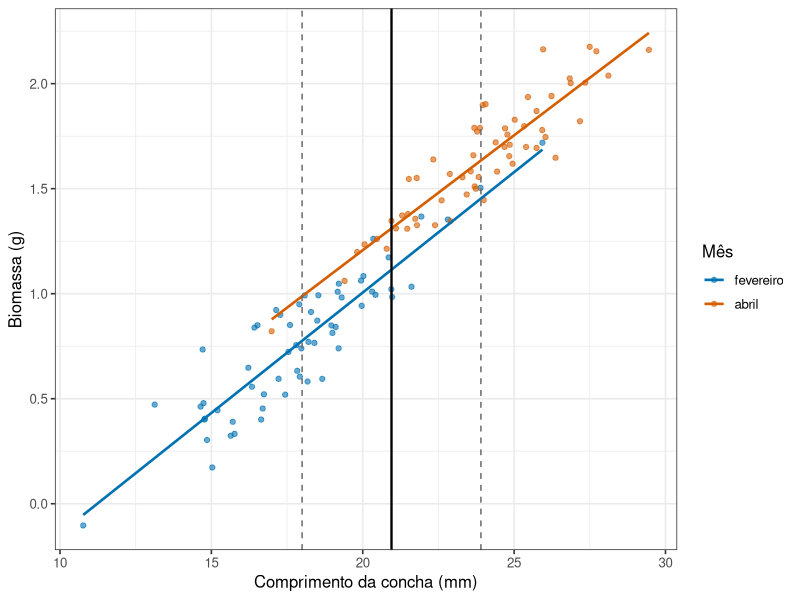
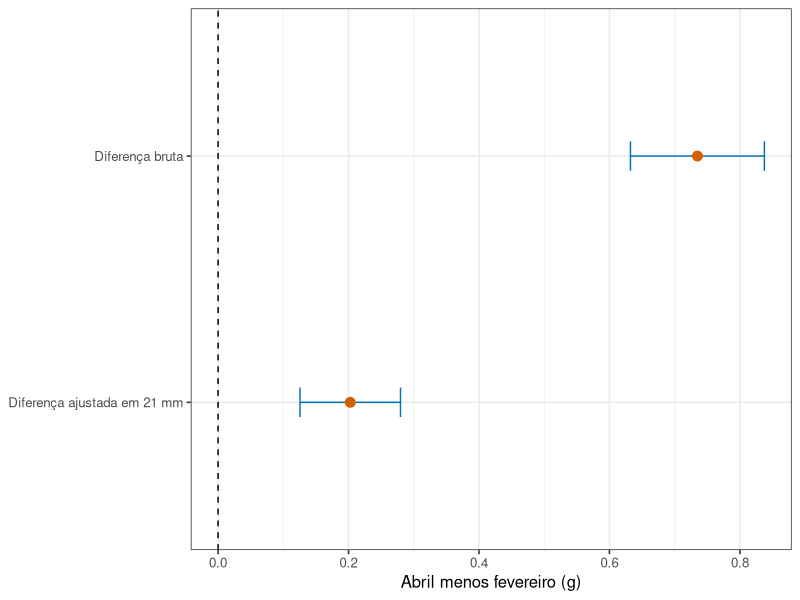
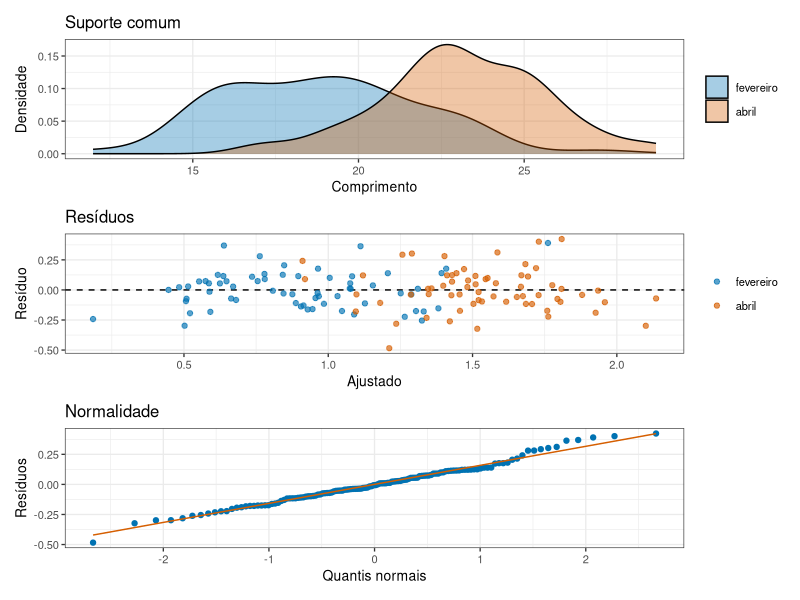

Reproduce these figures in R, in order.
## ---- chunk 1
#| include: false
library(tidyverse)
theme_set(theme_bw(base_size = 12))
## ---- chunk 2
#| echo: false
#| label: fig-ajuste
#| fig-cap: "Biomassa em função do comprimento em dois meses. As linhas verticais tracejadas marcam o comprimento médio de cada mês; a linha cheia marca um comprimento comum aos dois."
#| fig-alt: "Gráfico de dispersão com dois grupos de pontos e duas retas paralelas ascendentes. Os pontos de fevereiro se concentram à esquerda, em comprimentos menores, e os de abril à direita."
#| fig-height: 3.8
moluscos <- bind_rows(
  tibble(mes = "fevereiro", comprimento = rnorm(60, 18, 2.5)),
  tibble(mes = "abril", comprimento = rnorm(60, 24, 2.5))
) |>
  mutate(
    biomassa = -1.2 + 0.11 * comprimento + if_else(mes == "abril", 0.20, 0) + rnorm(120, 0, 0.12),
    mes = fct_relevel(mes, "fevereiro")
  )

medias_mes <- moluscos |>
  group_by(mes) |>
  summarise(comprimento_medio = mean(comprimento))

comprimento_comum <- mean(medias_mes$comprimento_medio)

ggplot(moluscos, aes(x = comprimento, y = biomassa, colour = mes)) +
  geom_point(alpha = 0.6) +
  geom_smooth(method = "lm", se = FALSE, linewidth = 0.9) +
  geom_vline(xintercept = medias_mes$comprimento_medio, linetype = "dashed", colour = "grey40") +
  geom_vline(xintercept = comprimento_comum, linewidth = 0.8) +
  scale_colour_manual(values = c(fevereiro = "#0072B2", abril = "#D55E00")) +
  labs(x = "Comprimento da concha (mm)", y = "Biomassa (g)", colour = "Mês")
## ---- chunk 3
#| code-fold: true
#| code-summary: "Ver o ajuste e as médias ajustadas no R"
limites <- moluscos |>
  summarise(minimo = min(comprimento), maximo = max(comprimento), .by = mes)

valor_comum <- mean(c(max(limites$minimo), min(limites$maximo)))

moluscos_modelo <- moluscos |>
  mutate(comprimento_c = comprimento - valor_comum)

modelo_aditivo <- lm(biomassa ~ comprimento_c + mes, data = moluscos_modelo)
modelo_com_interacao <- lm(biomassa ~ comprimento_c * mes, data = moluscos_modelo)

anova(modelo_aditivo, modelo_com_interacao)

medias_ajustadas <- tibble(
  comprimento_c = 0,
  mes = factor(c("fevereiro", "abril"), levels = levels(moluscos_modelo$mes))
)

bind_cols(
  medias_ajustadas["mes"],
  as_tibble(predict(modelo_aditivo, medias_ajustadas, interval = "confidence"))
)
## ---- chunk 4
#| echo: false
formata <- function(x, d = 2) formatC(x, format = "f", digits = d, decimal.mark = ",")
valor_comum_txt <- formata(valor_comum, 1)
efeito_ajustado <- formata(coef(modelo_aditivo)[["mesabril"]], 3)
## ---- chunk 5
#| echo: false
#| label: fig-bruta-ajustada
#| fig-cap: "Diferenças bruta e ajustada entre meses. O ajuste compara os grupos em 21 mm, dentro da faixa comum."
#| fig-alt: "Duas estimativas com intervalos. A diferença bruta é maior porque os meses têm comprimentos distintos; a ajustada é menor após comparar no mesmo comprimento."
#| fig-height: 4
amostra_meses <- bind_rows(
  tibble(mes = "fevereiro", comprimento = rnorm(70, 18.5, 2.3)),
  tibble(mes = "abril", comprimento = rnorm(70, 23.5, 2.3))
) |>
  mutate(
    mes = factor(mes, levels = c("fevereiro", "abril")),
    biomassa = -1.2 + 0.11 * comprimento + if_else(mes == "abril", 0.20, 0) +
      rnorm(n(), 0, 0.16),
    comprimento_c = comprimento - 21
  )

modelo_bruto <- lm(biomassa ~ mes, data = amostra_meses)
modelo_ajustado <- lm(biomassa ~ comprimento_c + mes, data = amostra_meses)

extrair_mes <- function(modelo, rotulo) {
  estimativa <- coef(modelo)[["mesabril"]]
  erro <- sqrt(vcov(modelo)["mesabril", "mesabril"])
  critico <- qt(0.975, df.residual(modelo))
  tibble(
    estimativa = estimativa,
    inferior = estimativa - critico * erro,
    superior = estimativa + critico * erro,
    comparacao = rotulo
  )
}

comparacoes <- bind_rows(
  extrair_mes(modelo_bruto, "Diferença bruta"),
  extrair_mes(modelo_ajustado, "Diferença ajustada em 21 mm")
)

ggplot(comparacoes, aes(x = estimativa, y = comparacao)) +
  geom_vline(xintercept = 0, linetype = 2) +
  geom_errorbarh(aes(xmin = inferior, xmax = superior), height = 0.12,
                 colour = "#0072B2") +
  geom_point(size = 3, colour = "#D55E00") +
  labs(x = "Abril menos fevereiro (g)", y = NULL)
## ---- chunk 6
#| echo: false
bruta_txt <- formata(comparacoes$estimativa[1], 2)
ajustada_txt <- formata(comparacoes$estimativa[2], 2)
## ---- chunk 7
#| echo: false
#| label: fig-diagnosticos
#| fig-cap: "Diagnósticos de uma ANCOVA: suporte da covariável por grupo, resíduos contra ajustados e gráfico quantil-quantil."
#| fig-alt: "Três gráficos. O primeiro mostra sobreposição dos comprimentos; o segundo resíduos ao redor de zero; o terceiro resíduos próximos de uma linha normal."
#| fig-height: 6
diagnostico_dados <- bind_rows(
  tibble(mes = "fevereiro", comprimento = rnorm(65, 19, 2.8)),
  tibble(mes = "abril", comprimento = rnorm(65, 23, 2.8))
) |>
  mutate(
    mes = factor(mes, levels = c("fevereiro", "abril")),
    biomassa = -1.1 + 0.105 * comprimento + if_else(mes == "abril", 0.18, 0) +
      rnorm(n(), 0, 0.16),
    comprimento_c = comprimento - 21
  )

modelo_diagnostico <- lm(biomassa ~ comprimento_c + mes, data = diagnostico_dados)

diagnostico <- diagnostico_dados |>
  mutate(ajustado = fitted(modelo_diagnostico), residuo = residuals(modelo_diagnostico))

p_suporte <- ggplot(diagnostico, aes(x = comprimento, fill = mes)) +
  geom_density(alpha = 0.35) +
  scale_fill_manual(values = c(fevereiro = "#0072B2", abril = "#D55E00")) +
  labs(title = "Suporte comum", x = "Comprimento", y = "Densidade", fill = NULL) +
  theme_bw(base_size = 10)

p_residuo <- ggplot(diagnostico, aes(x = ajustado, y = residuo, colour = mes)) +
  geom_hline(yintercept = 0, linetype = 2) +
  geom_point(alpha = 0.65) +
  scale_colour_manual(values = c(fevereiro = "#0072B2", abril = "#D55E00")) +
  labs(title = "Resíduos", x = "Ajustado", y = "Resíduo", colour = NULL) +
  theme_bw(base_size = 10)

p_qq <- ggplot(diagnostico, aes(sample = residuo)) +
  stat_qq(colour = "#0072B2") +
  stat_qq_line(colour = "#D55E00") +
  labs(title = "Normalidade", x = "Quantis normais", y = "Resíduos") +
  theme_bw(base_size = 10)

patchwork::wrap_plots(p_suporte, p_residuo, p_qq, ncol = 1)
